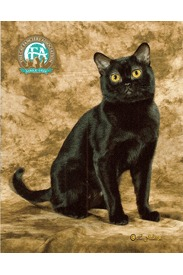
#> input picture image dataset/Bombay/Bombay_1.jpg, 183 x 275 px; its folder holds only this picture in this run
$ jupyter execute --allow-errors 'The Oxford-IIIT Pet.ipynb'
#> lines starting #> are read from the running program, lines starting #| are printed output that depends on the picture
[cell 1]
# Libraries imported
import os                                                          # For files and folders manipulation (Loading images from folders)
import numpy as np                                                 # For numerical computing
import cv2                                                         # For image processing (reading, resizing and displaying)
import matplotlib.pyplot as plt                                    # For creating charts (confusion matrix and AUC)
import seaborn as sns                                              # For statistical plots (class distribution as in haetmaps)
from sklearn.model_selection import train_test_split               # For splitting dataset into training and testing sets
from sklearn.preprocessing import LabelEncoder, StandardScaler     # LabelEncoder => Converts categorical labels (like strings) into numerical format.
from sklearn.neighbors import KNeighborsClassifier
from sklearn.metrics import classification_report, confusion_matrix, accuracy_score
from sklearn.metrics import roc_curve, auc
from sklearn.preprocessing import label_binarize
from sklearn.linear_model import LogisticRegression
from sklearn.neighbors import KNeighborsClassifier
from sklearn.metrics import classification_report, confusion_matrix, accuracy_score
from sklearn.metrics import roc_curve, auc
from sklearn.preprocessing import label_binarize
folder_path = "image dataset"  # Path to the dataset
img_size = 64                  # Size to which images will be resized
k = 3                          # Number of neighbors (knn)

[cell 2]
# A function that :
# 1. Load all images from folders
# 2. Resize the images to a fixed size
# 3. Returns 2 array (images, labels)
def load_images(folder_path, img_size):
#> called with folder_path = 'image dataset', img_size = 64
    images = []    # To store loaded and resized images
    labels = []    # To store the class names for each image

    for label in os.listdir(folder_path): # Iterate over each folder in directory (Each folder represent a class)
                                          # os.listdir(folder_path) lists all folder in the directory

        species_path = os.path.join(folder_path, label) # Constructs each folder path
        if os.path.isdir(species_path):  # Ensure it's a folder
            for img_name in os.listdir(species_path): #Iterate over the images inside the class folder
                img_path = os.path.join(species_path, img_name) # Constructs each image path
                img = cv2.imread(img_path) # Read the image
#> img is the input picture: shape (275, 183, 3); mean B, G, R 99.2, 133.1, 154.3
                if img is not None: # Check if the image was successfully loaded
                    img = cv2.resize(img, (img_size, img_size))  # Resize the image
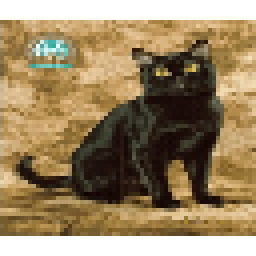
#> img: shape (64, 64, 3) (shown 4 times larger); mean B, G, R 99, 132.9, 154.2
                    # Store the image and its label
                    images.append(img)
                    labels.append(label)
#> pass 2 of the loop in load_images, `for label in os.listdir(folder_path):`:
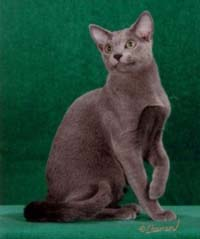
#> input picture image dataset/Russian_Blue/Russian_Blue_1.jpg, 200 x 239 px
#> in load_images, img is the input picture: shape (239, 200, 3); mean B, G, R 57.6, 72.8, 38.9
#> in load_images, `img = cv2.resize(img, (img_size, img_size))`:
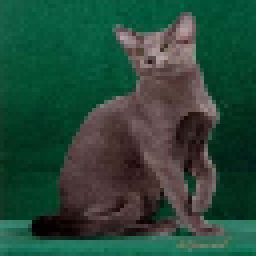
#> img: shape (64, 64, 3) (shown 4 times larger); mean B, G, R 57.4, 72.6, 38.7
    return np.array(images), np.array(labels) # Return the images and labels


images, labels = load_images(folder_path, img_size)
print(f"Loaded {len(images)} images.") # To ensure that all images are loaded
#| Loaded 2 images.

[cell 3]
# A function that visualize the distribution of class labels in the dataset

def plot_class_distribution(labels):
    plt.figure(figsize=(10, 7)) # Create a figure
    class_counts = np.unique(labels, return_counts=True) # Count the unique labels
    sorted_indices = np.argsort(class_counts[1])[::-1] # Sort the class labels by their counts
#> sorted_indices = [1, 0]
    sorted_labels = class_counts[0][sorted_indices]
    sns.countplot(y=labels, hue=labels, palette="icefire", order=sorted_labels, legend=False) # Plot the class distribution
    plt.title("Number of Images Per Class")
    plt.xlabel("Count")
    plt.ylabel("Class")
    plt.show()
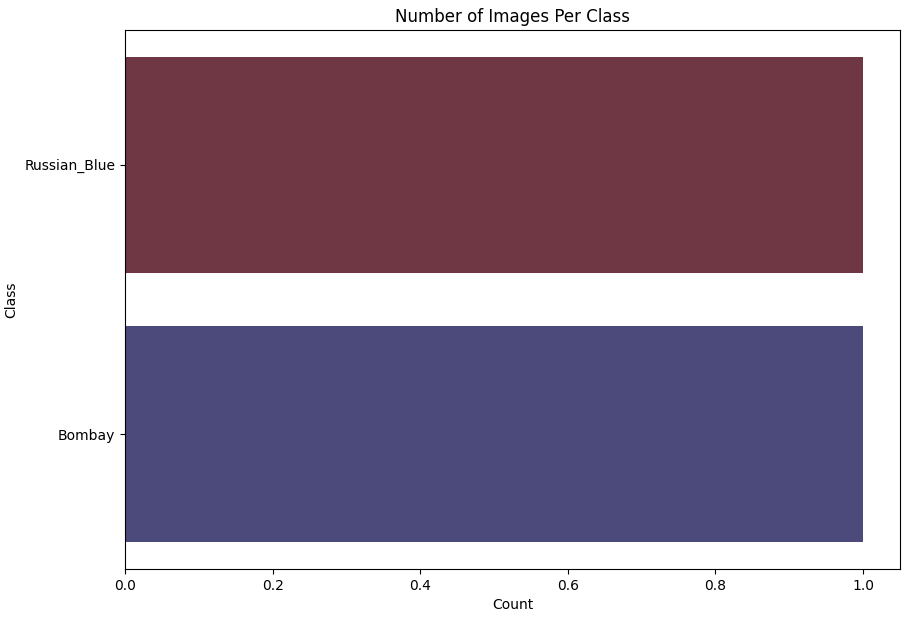
#> figure drawn by matplotlib, 1 panel


plot_class_distribution(labels)

[cell 4]
images_flattened = images.reshape(images.shape[0], -1) # Reshaping the images into 1D vector
label_encoder = LabelEncoder() # convert categorical labels into numeric labels
labels_encoded = label_encoder.fit_transform(labels)
#> labels_encoded = [0, 1]
